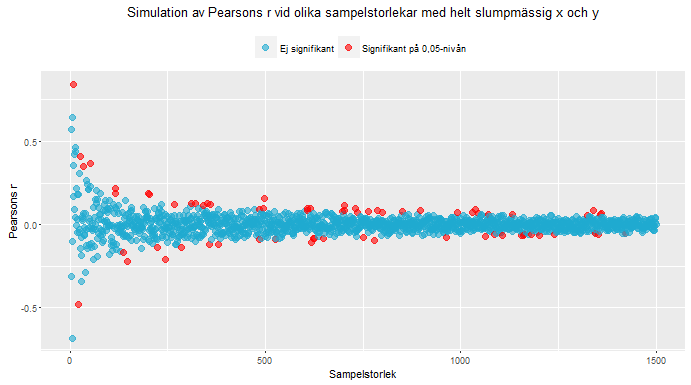

Write R code to recreate this figure.
# Simulation för att hitta signifikanta p-värden i helt slumpmässig data (runif på x och y) av stegvis ökande datastorlek.
# Peter M. Dahlgren
# 2016-05-19
library(ggplot2)
set.seed(1234)    # För reproducerbart resultat.
n <- 1500         # Storlek på sampel.

plist <- list()
rlist <- list()
ilist <- list()
siglist <- list()
for(i in 3:n) # Börja på 3 eftersom df är n-2 för korrelationens signifikanstest.
{
  x <- runif(i, 0, 100)         # Låt x innehålla slumpmässiga värden mellan 0-100.
  y <- runif(i, 0, 100)         # Dito.
  r <- cor(x, y)                # Korrelation mellan x och y. 
  p <- cor.test(x, y)$p.value   # P-värde för r.
  rlist[i] <- r
  plist[i] <- p
  siglist[i] <- (p < 0.05)
  ilist[i] <- i
}

# Skapa data.frame från simulationens resultat.
df <- data.frame(r=unlist(rlist), p=unlist(plist), i=unlist(ilist), sig=factor(unlist(siglist)))

#dev.off()

# Gör snygg ggplot.
ggplot(df, aes(i, r, color=sig)) +
          geom_point(size=3, alpha=.6) +
          scale_color_manual("", values=c("#1FAAD0", "#ff0000"), labels=c("Ej signifikant", "Signifikant på 0,05-nivån")) +
          theme(legend.position = "top") +
          #theme_bw() +
          ggtitle("Simulation av Pearsons r vid olika sampelstorlekar med helt slumpmässig x och y") +        
          ylab("Pearsons r") +
          xlab("Sampelstorlek")


# Gör ful baseplot.
# Plotta alla r.
plot(unlist(rlist), main="Simulation av Pearsons r vid olika sampelstorlekar", 
          ylab="Pearsons r", 
          xlab="Sampelstorlek")
abline(h=0, col="red")       # Dra röd linje rakt genom r=0.
#abline(h=0.05, col="blue")   # Blå linje vid +0.05...
#abline(h=-0.05, col="blue")  # ...samt -0.05

plot(unlist(plist))    # Plotta alla p.

# Hur stor andel signifikanta resultat fick vi på 0.05-nivån?
(sum((unlist(plist) < .05)) / NROW(plist)) * 100 # Bör vara runt 5%.

# 0.01-nivån?
(sum((unlist(plist) < .01)) / NROW(plist)) * 100 # Bör vara runt 1%.

# 0.001-nivån?
(sum((unlist(plist) < .001)) / NROW(plist)) * 100 # Bör vara runt 0,1%.
